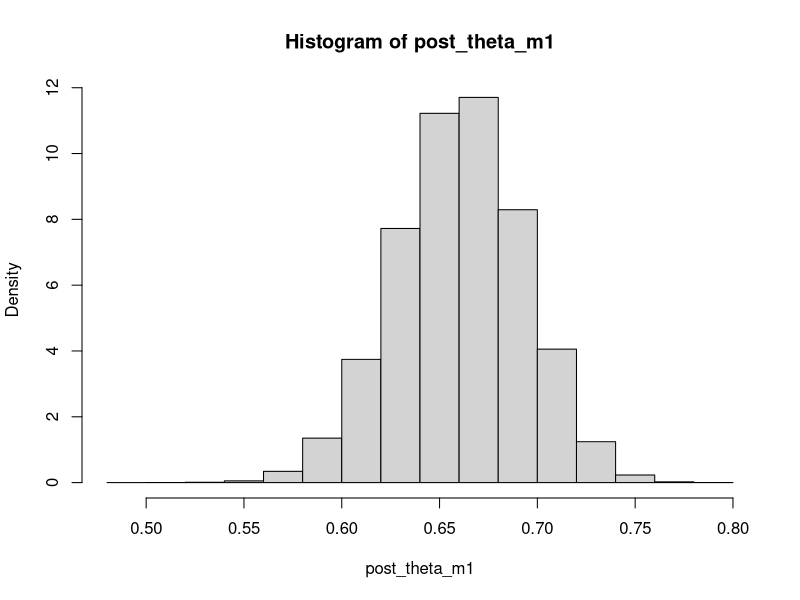
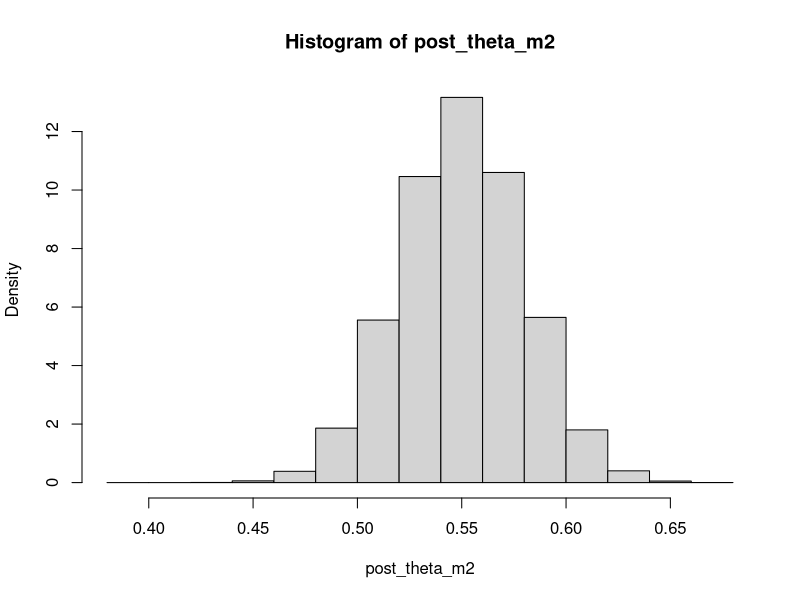

The R source for these figures, in order:
## ---- chunk 1
y = c(10, 15, 15, 14, 14, 14, 13, 11, 12, 16)
Nobs = 10
# for each model-----
# for model 1 
a = 6
b = 6
n = 20
post_theta_m1 = rbeta(100000,a+sum(y),b+(Nobs*n)-sum(y))
hist(post_theta_m1,freq = FALSE)

# for model 2
a = 20
b = 60
n = 20
post_theta_m2 = rbeta(100000,a+sum(y),b+(Nobs*n)-sum(y))
hist(post_theta_m2,freq = FALSE)

## ---- chunk 2
# Compute log pointwise predictive density (lppd) for the models
# for  model 1
a = 6
b = 6
n = 20
lppd_m1 = 0
for(i in 1:Nobs)
{
  sample_theta =rbeta(1000,a+sum(y),b+(Nobs*n)-sum(y))
  lpd_i = log(mean(dbinom(y[i],size = 20,prob = sample_theta)))
  lppd_m1 = lppd_m1 + lpd_i
}
lppd_m1
# for  model 2
a = 20
b = 60
n = 20
lppd_m2 = 0
for(i in 1:Nobs)
{
  sample_theta =rbeta(1000,a+sum(y),b+(Nobs*n)-sum(y))
  lpd_i = log(mean(dbinom(y[i],size = 20,prob = sample_theta)))
  lppd_m2 = lppd_m2 + lpd_i
}
lppd_m2
## ---- chunk 3
# in-sample deviance for both the models-----
# for model 1 :
deviance_m1 = -2*lppd_m1
deviance_m1
# for model 2 :
deviance_m2 = -2*lppd_m2
deviance_m2

## ---- chunk 4
y_new = c(5, 6, 10, 8, 9)
Nobs = length(y_new)
# calculating lppd of the both models using the new data and then compairing.
# for  model 1
a = 6
b = 6
n = 20
lppd_m1 = 0
for(i in 1:Nobs)
{
  sample_theta =rbeta(1000,a+sum(y_new),b+(Nobs*n)-sum(y_new))
  lpd_i = log(mean(dbinom(y_new[i],size = 20,prob = sample_theta)))
  lppd_m1 = lppd_m1 + lpd_i
}
lppd_m1
out_of_sample_deviance_m1 = -2*lppd_m1
out_of_sample_deviance_m1 
# for  model 2
a = 20
b = 60
n = 20
lppd_m2 = 0
for(i in 1:Nobs)
{
  sample_theta =rbeta(1000,a+sum(y_new),b+(Nobs*n)-sum(y_new))
  lpd_i = log(mean(dbinom(y_new[i],size = 20,prob = sample_theta)))
  lppd_m2 = lppd_m2 + lpd_i
}
lppd_m2
out_of_sample_deviance_m2 = -2*lppd_m2
out_of_sample_deviance_m2 


## ---- chunk 5
y = c(10, 15, 15, 14, 14, 14, 13, 11, 12, 16)
Nobs = 10

# using LOO-CV for both the models 
#for model 1 :
a = 6
b = 6
elpd_m1 = 0
for(i in 1:Nobs)
{
  y_train = y[-i]
  y_test = y[i]
  sample_theta =rbeta(1000,a+sum(y_train),b+(Nobs*n)-sum(y_train))
  lpd_i = log(mean(dbinom(y_test,size = 20,prob = sample_theta)))
  elpd_m1 = elpd_m1 + lpd_i
}
elpd_m1

#for model 1 :
a = 20
b = 60
elpd_m2 = 0
for(i in 1:Nobs)
{
  y_train = y[-i]
  y_test = y[i]
  sample_theta =rbeta(1000,a+sum(y_train),b+(Nobs*n)-sum(y_train))
  lpd_i = log(mean(dbinom(y_test,size = 20,prob = sample_theta)))
  elpd_m2 = elpd_m2 + lpd_i
}
elpd_m2


## ---- chunk 6
ML_binomial <- function(k,n,a,b){
ML <- (factorial(n)/(factorial(k)*factorial(n-k)))*(
factorial(k+a-1)*factorial(n-k+b-1)/factorial(n+a+b-1))
ML
}
## ---- chunk 7
a = 0.1
b = 0.4
ML_binomial(k=2,n = 10,a,b)
## ---- chunk 8
a = 1
b = 1
ML_binomial(k=2,n = 10,a,b)
## ---- chunk 9
a = 2
b = 6
ML_binomial(k=2,n = 10,a,b)
## ---- chunk 10
a = 6
b = 2
ML_binomial(k=2,n = 10,a,b)
## ---- chunk 11
a = 20
b = 60
ML_binomial(k=2,n = 10,a,b)
## ---- chunk 12
a = 60
b = 20
ML_binomial(k=2,n = 10,a,b)
## ---- chunk 13
ML_MC = function(k,n,a,b)
{
  lkl = c()
  for(i in 1:10000)
  {
    theta_i = rbeta(1,a,b)
    likelihood = dbinom(k,size = n,prob = theta_i)
    lkl = c(lkl,likelihood)
  }
  mean(lkl)
}
## ---- chunk 14
a = 0.1
b = 0.4
ML_MC(k=2,n = 10,a,b)
## ---- chunk 15
a = 1
b = 1
ML_MC(k=2,n = 10,a,b)
## ---- chunk 16
a = 2
b = 6
ML_MC(k=2,n = 10,a,b)
## ---- chunk 17
a = 6
b = 2
ML_MC(k=2,n = 10,a,b)
## ---- chunk 18
a = 20
b = 60
ML_MC(k=2,n = 10,a,b)
## ---- chunk 19
a = 60
b = 20
ML_MC(k=2,n = 10,a,b)
